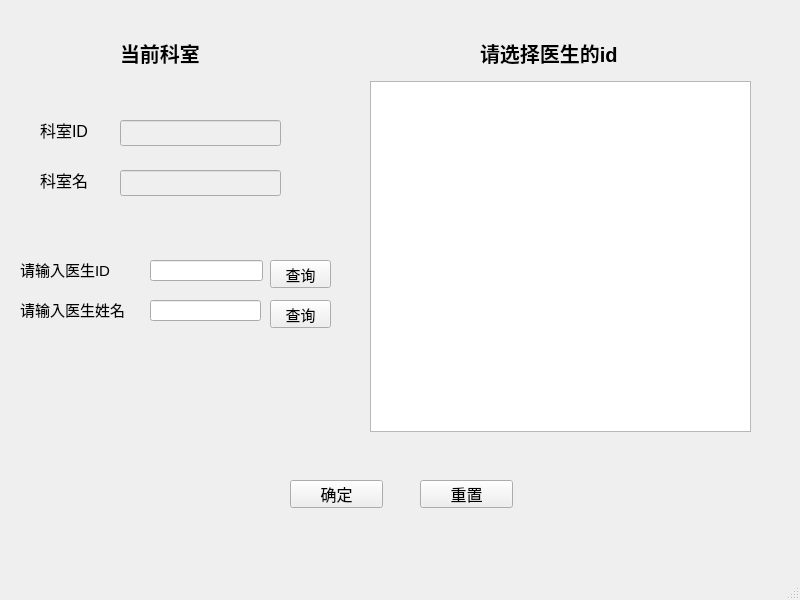
<?xml version="1.0" encoding="UTF-8"?>
<ui version="4.0">
 <class>display_doctors</class>
 <widget class="QMainWindow" name="display_doctors">
  <property name="geometry">
   <rect>
    <x>0</x>
    <y>0</y>
    <width>800</width>
    <height>600</height>
   </rect>
  </property>
  <property name="windowTitle">
   <string>Doctor</string>
  </property>
  <property name="windowIcon">
   <iconset resource="image.qrc">
    <normaloff>:/new/prefix1/icon.png</normaloff>:/new/prefix1/icon.png</iconset>
  </property>
  <property name="styleSheet">
   <string notr="true"/>
  </property>
  <widget class="QWidget" name="centralwidget">
   <property name="styleSheet">
    <string notr="true">#centralwidget{
border-image:url(:/new/prefix1/doctor.jpg);
}</string>
   </property>
   <widget class="QTableView" name="tableView">
    <property name="geometry">
     <rect>
      <x>370</x>
      <y>81</y>
      <width>381</width>
      <height>351</height>
     </rect>
    </property>
   </widget>
   <widget class="QPushButton" name="pushButton">
    <property name="geometry">
     <rect>
      <x>290</x>
      <y>480</y>
      <width>93</width>
      <height>28</height>
     </rect>
    </property>
    <property name="font">
     <font>
      <pointsize>12</pointsize>
     </font>
    </property>
    <property name="text">
     <string>确定</string>
    </property>
   </widget>
   <widget class="QLabel" name="label">
    <property name="geometry">
     <rect>
      <x>480</x>
      <y>40</y>
      <width>184</width>
      <height>25</height>
     </rect>
    </property>
    <property name="font">
     <font>
      <pointsize>15</pointsize>
      <weight>75</weight>
      <bold>true</bold>
     </font>
    </property>
    <property name="text">
     <string>请选择医生的id</string>
    </property>
   </widget>
   <widget class="QLineEdit" name="LINE_DOCTOR_ID">
    <property name="geometry">
     <rect>
      <x>150</x>
      <y>260</y>
      <width>113</width>
      <height>21</height>
     </rect>
    </property>
    <property name="font">
     <font>
      <pointsize>11</pointsize>
     </font>
    </property>
    <property name="maxLength">
     <number>10</number>
    </property>
    <property name="clearButtonEnabled">
     <bool>true</bool>
    </property>
   </widget>
   <widget class="QLabel" name="label_2">
    <property name="geometry">
     <rect>
      <x>20</x>
      <y>260</y>
      <width>108</width>
      <height>18</height>
     </rect>
    </property>
    <property name="font">
     <font>
      <pointsize>11</pointsize>
     </font>
    </property>
    <property name="text">
     <string>请输入医生ID</string>
    </property>
   </widget>
   <widget class="QLabel" name="label_3">
    <property name="geometry">
     <rect>
      <x>20</x>
      <y>300</y>
      <width>126</width>
      <height>18</height>
     </rect>
    </property>
    <property name="font">
     <font>
      <pointsize>11</pointsize>
     </font>
    </property>
    <property name="text">
     <string>请输入医生姓名</string>
    </property>
   </widget>
   <widget class="QLineEdit" name="LINE_DOCTOR_NAME">
    <property name="geometry">
     <rect>
      <x>150</x>
      <y>300</y>
      <width>111</width>
      <height>21</height>
     </rect>
    </property>
    <property name="font">
     <font>
      <pointsize>11</pointsize>
     </font>
    </property>
    <property name="maxLength">
     <number>20</number>
    </property>
    <property name="clearButtonEnabled">
     <bool>true</bool>
    </property>
   </widget>
   <widget class="QPushButton" name="search_doctor_id">
    <property name="geometry">
     <rect>
      <x>270</x>
      <y>260</y>
      <width>61</width>
      <height>28</height>
     </rect>
    </property>
    <property name="font">
     <font>
      <pointsize>11</pointsize>
     </font>
    </property>
    <property name="text">
     <string>查询</string>
    </property>
   </widget>
   <widget class="QPushButton" name="search_doctor_name">
    <property name="geometry">
     <rect>
      <x>270</x>
      <y>300</y>
      <width>61</width>
      <height>28</height>
     </rect>
    </property>
    <property name="font">
     <font>
      <pointsize>11</pointsize>
     </font>
    </property>
    <property name="text">
     <string>查询</string>
    </property>
   </widget>
   <widget class="QPushButton" name="reset">
    <property name="geometry">
     <rect>
      <x>420</x>
      <y>480</y>
      <width>93</width>
      <height>28</height>
     </rect>
    </property>
    <property name="font">
     <font>
      <pointsize>12</pointsize>
     </font>
    </property>
    <property name="text">
     <string>重置</string>
    </property>
   </widget>
   <widget class="QLabel" name="label_4">
    <property name="geometry">
     <rect>
      <x>120</x>
      <y>40</y>
      <width>104</width>
      <height>25</height>
     </rect>
    </property>
    <property name="font">
     <font>
      <pointsize>15</pointsize>
      <weight>75</weight>
      <bold>true</bold>
     </font>
    </property>
    <property name="text">
     <string>当前科室</string>
    </property>
   </widget>
   <widget class="QLabel" name="label_5">
    <property name="geometry">
     <rect>
      <x>40</x>
      <y>120</y>
      <width>60</width>
      <height>20</height>
     </rect>
    </property>
    <property name="font">
     <font>
      <pointsize>12</pointsize>
     </font>
    </property>
    <property name="text">
     <string>科室ID</string>
    </property>
   </widget>
   <widget class="QLabel" name="label_6">
    <property name="geometry">
     <rect>
      <x>40</x>
      <y>170</y>
      <width>60</width>
      <height>20</height>
     </rect>
    </property>
    <property name="font">
     <font>
      <pointsize>12</pointsize>
     </font>
    </property>
    <property name="text">
     <string>科室名</string>
    </property>
   </widget>
   <widget class="QLineEdit" name="LINE_ID">
    <property name="enabled">
     <bool>false</bool>
    </property>
    <property name="geometry">
     <rect>
      <x>120</x>
      <y>120</y>
      <width>161</width>
      <height>26</height>
     </rect>
    </property>
    <property name="font">
     <font>
      <pointsize>12</pointsize>
     </font>
    </property>
   </widget>
   <widget class="QLineEdit" name="LINE_NAME">
    <property name="enabled">
     <bool>false</bool>
    </property>
    <property name="geometry">
     <rect>
      <x>120</x>
      <y>170</y>
      <width>161</width>
      <height>26</height>
     </rect>
    </property>
    <property name="font">
     <font>
      <pointsize>12</pointsize>
     </font>
    </property>
   </widget>
  </widget>
  <widget class="QMenuBar" name="menubar">
   <property name="geometry">
    <rect>
     <x>0</x>
     <y>0</y>
     <width>800</width>
     <height>26</height>
    </rect>
   </property>
  </widget>
  <widget class="QStatusBar" name="statusbar"/>
 </widget>
 <resources>
  <include location="image.qrc"/>
 </resources>
 <connections/>
</ui>
